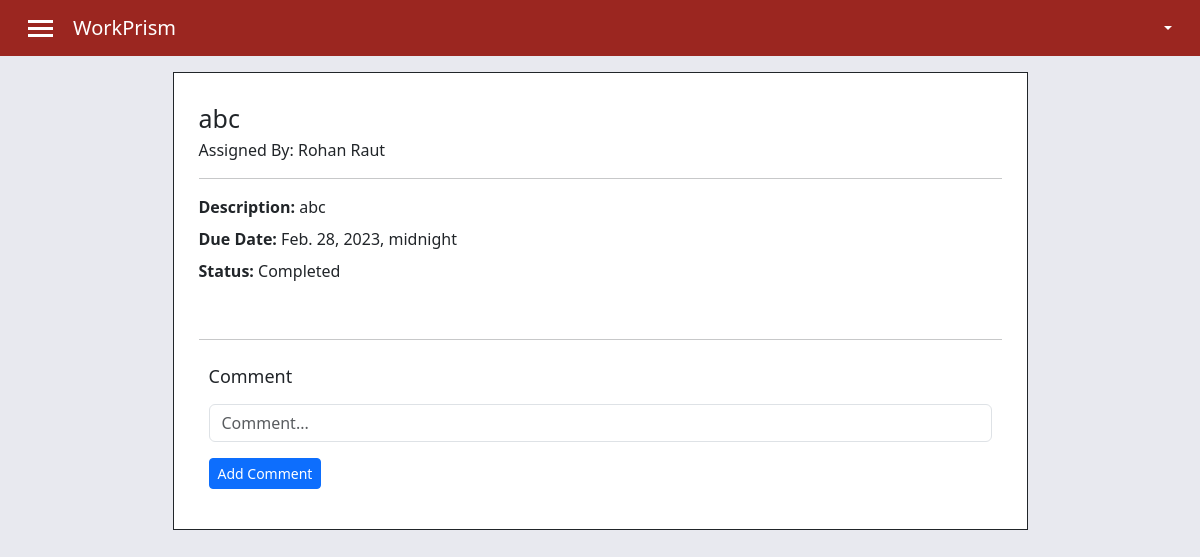
Page /task-detail/1/ on the committed database.
### api_services/models.py (models this page shows)
class Task(models.Model):
    task_id = models.IntegerField(primary_key=True)
    assignor_name = models.CharField(max_length=500)
    assignor_email = models.EmailField()
    assignee_name = models.CharField(max_length=500)
    assignee_email = models.EmailField()
    title = models.CharField(max_length=500)
    description = models.CharField(max_length=1000)
    deadline = models.DateTimeField()
    status = models.CharField(max_length=100)

### web_app/views.py (the view, shortened to what this page needs)
# urls.py: path('task-detail/<int:pk>/', task_detail_view, name="task_detail_view"),
def task_detail_view(request, pk):
    data = {}
    data['task_details'] = Task.objects.get(task_id=pk)
    data['files'] = File.objects.filter(task_id=pk)
    data['file_cnt'] = len(File.objects.filter(task_id=pk, uploaded_by_email=data['task_details'].assignee_email))
    data['comments'] = Comment.objects.filter(task_id=pk)
    return render(request, 'task_detail.html', data)

### templates/task_detail.html (shortened to what this page needs)
{% extends 'base.html' %}
{% block additional_links %}
<link rel="stylesheet" href="/static/task_detail.css">
{% endblock additional_links %}
{% block body %}
<div class="container mt-3 mb-3">
    <div class="row justify-content-center">
        <div class="col-12 col-sm-11 col-md-11 col-lg-9 border border-dark main_content">
            <h1>{{task_details.title}}</h1>
            <div class="assigned_by">Assigned By: {{task_details.assignor_name}}</div>
            <hr>
            <div class="description mb-2">
                <b>Description: </b> {{task_details.description}}
            </div>
            <div class="deadline mb-2">
                <b>Due Date: </b> {{task_details.deadline}}
            </div>
            <div class="status mb-4">
                <b>Status: </b> {{task_details.status}}
            </div>
            <hr>
            <div class="container comment_section">
                <h2 class="mb-3">Comment</h2>
                <form action="/add-comment/{{task_details.task_id}}/" method="post">
                    <div class="mb-3">
                        <input type="text" class="form-control" name="comment" placeholder="Comment...">
                    </div>
                    <button type="submit" class="btn btn-sm btn-primary">Add Comment</button>
                </form>
            </div>
        </div>
    </div>
</div>
{% endblock body %}

### static/base.css (style rules this page uses)
body { background-color: #E8E9EF; }
h1 { text-align: center; font-size: 25px; }

### static/task_detail.css (style rules this page uses)
.comment_section { margin-top: 10px; padding: 10px; }
h1 { text-align: left; margin-bottom: 5px; }
.main_content { padding: 30px 25px; background-color: white; }
h2 { font-size: 18px; }

### rows in the picture
Task: title "abc", assignor_name "Rohan Raut", description "abc", deadline "Feb. 28, 2023, midnight", status "Completed"
